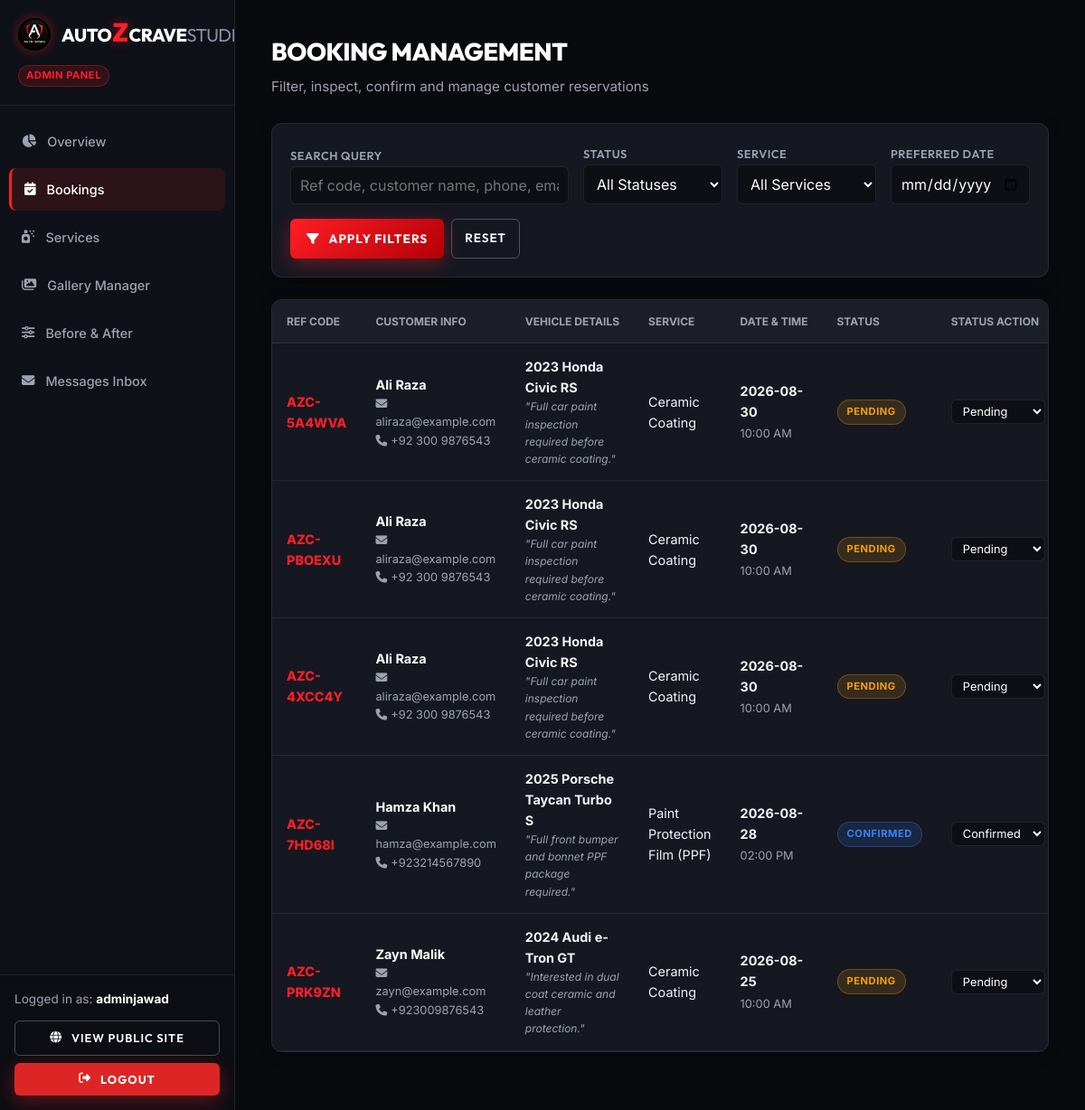
The page /admin/bookings (signed in) on the database as committed earlier.
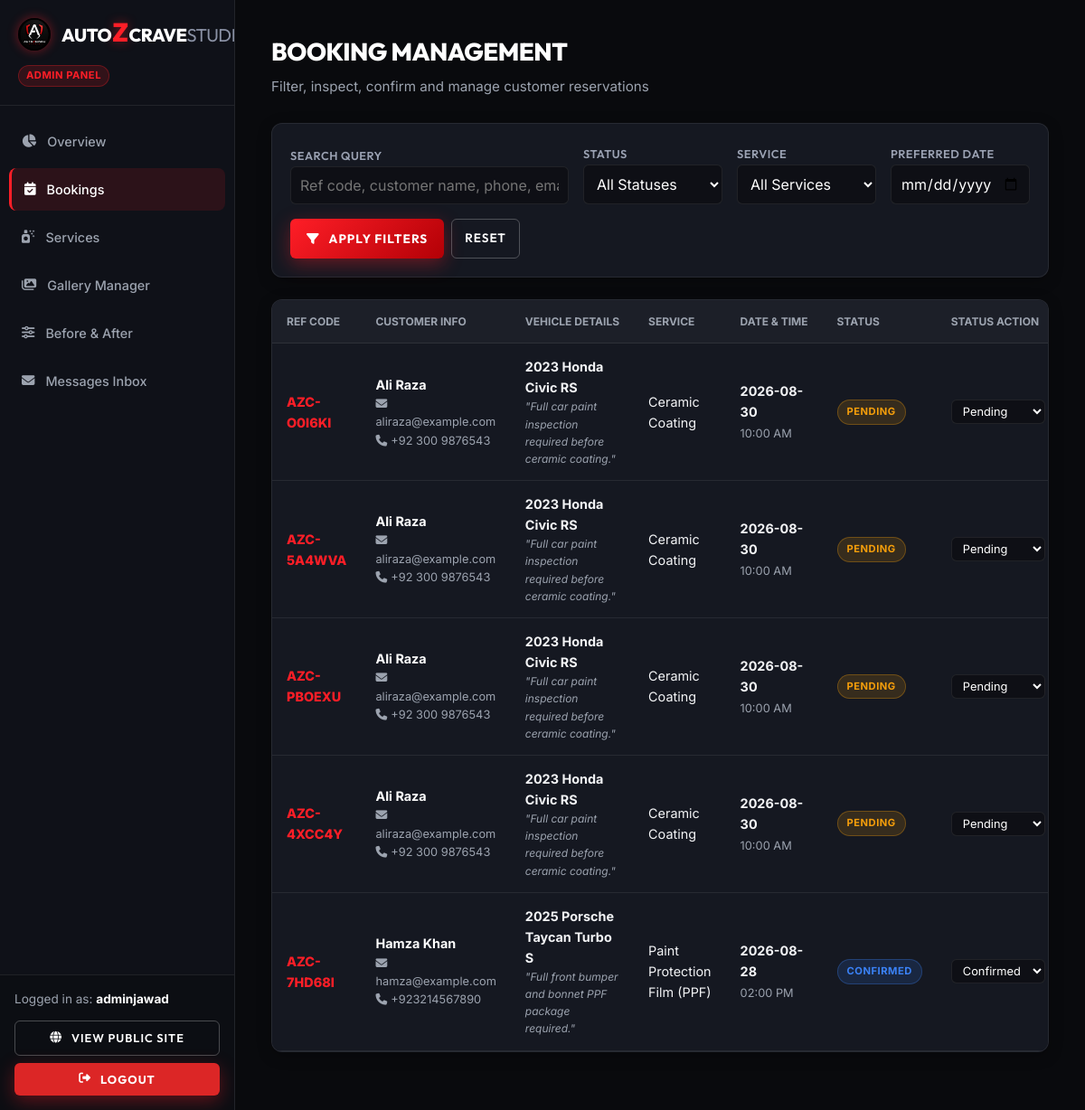
The same page on the database as committed later.
### models/booking.py (models this page shows, shortened)
class Booking(db.Model):
    __tablename__ = 'bookings'
    id = db.Column(db.Integer, primary_key=True)
    reference_code = db.Column(db.String(20), unique=True, nullable=False, default=generate_booking_ref, index=True)
    customer_name = db.Column(db.String(100), nullable=False)
    customer_email = db.Column(db.String(120), nullable=False)
    customer_phone = db.Column(db.String(30), nullable=False)
    vehicle_make = db.Column(db.String(50), nullable=False)
    vehicle_model = db.Column(db.String(50), nullable=False)
    vehicle_year = db.Column(db.String(10), nullable=False)
    service_id = db.Column(db.Integer, db.ForeignKey('services.id'), nullable=False)
    preferred_date = db.Column(db.String(20), nullable=False)
    preferred_time = db.Column(db.String(20), nullable=False)
    additional_notes = db.Column(db.Text, nullable=True)
    status = db.Column(db.String(20), default='Pending', nullable=False)  # Pending, Confirmed, Completed, Cancelled
    created_at = db.Column(db.DateTime, default=datetime.utcnow)

### models/service.py (models this page shows, shortened)
class Service(db.Model):
    __tablename__ = 'services'
    id = db.Column(db.Integer, primary_key=True)
    name = db.Column(db.String(100), nullable=False)
    description = db.Column(db.Text, nullable=False)
    price = db.Column(db.String(50), nullable=True)  # e.g., "PKR 45,000" or "Starting PKR 30,000"
    duration = db.Column(db.String(50), nullable=True)  # e.g., "1 - 2 Days"
    image = db.Column(db.String(255), nullable=True)
    is_active = db.Column(db.Boolean, default=True, nullable=False)
    created_at = db.Column(db.DateTime, default=datetime.utcnow)
    bookings = db.relationship('Booking', backref='service', lazy=True, cascade='all, delete-orphan')

### routes/admin.py (the view, shortened to what this page needs)
@admin_bp.route('/bookings')
@admin_required
def bookings():
    search_query = request.args.get('q', '').strip()
    status_filter = request.args.get('status', '').strip()
    service_filter = request.args.get('service_id', type=int)
    date_filter = request.args.get('date', '').strip()
    query = Booking.query
    if status_filter:
        query = query.filter_by(status=status_filter)
    if service_filter:
        query = query.filter_by(service_id=service_filter)
    if date_filter:
        query = query.filter_by(preferred_date=date_filter)
    bookings_list = query.order_by(Booking.created_at.desc()).all()
    services_list = Service.query.all()
    return render_template('admin/bookings.html',
                           bookings=bookings_list,
                           services=services_list,
                           search_query=search_query,
                           status_filter=status_filter,
                           service_filter=service_filter,
                           date_filter=date_filter)

### models/user.py (called while the page is built)
    def is_admin(self):
        return self.role == 'admin'

### routes/admin.py (called while the page is built)
def admin_required(f):
    @wraps(f)
    @login_required
    def decorated_function(*args, **kwargs):
        if not current_user.is_admin():
            flash('Admin authorization required.', 'error')
            return redirect(url_for('auth.login'))
        return f(*args, **kwargs)
    return decorated_function

### templates/admin/bookings.html (shortened to what the changed rows need)
{% extends "admin/base_admin.html" %}
{% block content %}
<div class="admin-header">
    <div>
        <h1 class="admin-page-title">BOOKING MANAGEMENT</h1>
    </div>
</div>
<div class="admin-table-container">
    <table class="admin-table">
        <thead>
            <tr>
                <th>REF CODE</th>
                <th>CUSTOMER INFO</th>
                <th>VEHICLE DETAILS</th>
                <th>SERVICE</th>
                <th>DATE & TIME</th>
                <th>STATUS</th>
                <th>STATUS ACTION</th>
            </tr>
        </thead>
        <tbody>
            {% for b in bookings %}
            <tr>
                <td style="font-weight: 800; color: var(--admin-red);">{{ b.reference_code }}</td>
                <td>
                    <strong style="color:#fff; display:block;">{{ b.customer_name }}</strong>
                    <div style="font-size: 0.8rem; color: var(--admin-muted);">
                        <i class="fa-solid fa-envelope" style="margin-right: 4px;"></i>{{ b.customer_email }}<br>
                        <i class="fa-solid fa-phone" style="margin-right: 4px;"></i>{{ b.customer_phone }}
                    </div>
                </td>
                <td>
                    <strong>{{ b.vehicle_year }} {{ b.vehicle_make }} {{ b.vehicle_model }}</strong>
                    {% if b.additional_notes %}
                    <div style="font-size: 0.75rem; color: var(--admin-muted); max-width: 200px; font-style: italic;">
                        "{{ b.additional_notes }}"
                    </div>
                    {% endif %}
                </td>
                <td>{{ b.service.name if b.service else 'Service (Archived)' }}</td>
                <td>
                    <strong style="display:block;">{{ b.preferred_date }}</strong>
                    <span style="font-size: 0.8rem; color: var(--admin-muted);">{{ b.preferred_time }}</span>
                </td>
                <td>
                    <span class="badge badge-{{ b.status.lower() }}">{{ b.status }}</span>
                </td>
                <td>
                    <form action="{{ url_for('admin.update_booking_status', booking_id=b.id) }}" method="POST" style="display: flex; gap: 4px; flex-wrap: wrap;">
                        <select name="status" class="form-select" style="padding: 4px 8px; font-size: 0.8rem; width: auto;" onchange="this.form.submit()">
                            <option value="Pending" {% if b.status == 'Pending' %}selected{% endif %}>Pending</option>
                            <option value="Confirmed" {% if b.status == 'Confirmed' %}selected{% endif %}>Confirmed</option>
                        </select>
                    </form>
                </td>
            </tr>
            {% else %}
            <tr>
                <td colspan="8" style="text-align: center; color: var(--admin-muted); padding: 40px;">No bookings match the filter criteria.</td>
            </tr>
            {% endfor %}
        </tbody>
    </table>
</div>
{% endblock %}

Rows that differ between the two databases and show on the page:
removed Booking: reference_code "AZC-PRK9ZN", customer_name "Zayn Malik", customer_email "zayn@example.com", customer_phone "+923009876543", vehicle_year "2024", vehicle_make "Audi", vehicle_model "e-Tron GT", additional_notes "Interested in dual coat ceramic and leather protection.", service "Ceramic Coating", preferred_date "2026-08-25", preferred_time "10:00 AM", status "PENDING", status "Pending"
added Booking: reference_code "AZC-O0I6KI", customer_name "Ali Raza", customer_email "aliraza@example.com", customer_phone "+92 300 9876543", vehicle_year "2023", vehicle_make "Honda", vehicle_model "Civic RS", additional_notes "Full car paint inspection required before ceramic coating.", service "Ceramic Coating", preferred_date "2026-08-30", preferred_time "10:00 AM", status "PENDING", status "Pending"
